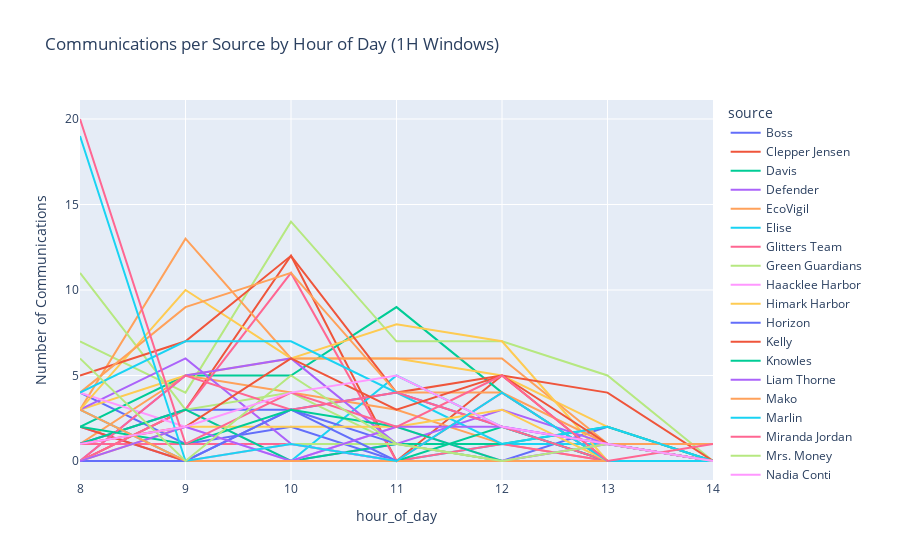

The notebook cell saved with this chart:
### Code cell
df = pd.DataFrame(communications_data)
df['timestamp'] = pd.to_datetime(df['timestamp'])

# Extract the hour of day for each timestamp
df['hour_of_day'] = df['timestamp'].dt.hour

# Group by source and hour of day, then count occurrences
aggregated_df = df.groupby(['source', 'hour_of_day']).size().reset_index(name='count')

# Pivot the DataFrame to have hours as index and sources as columns
pivot_df = aggregated_df.pivot(index='hour_of_day', columns='source', values='count').fillna(0)

# Create a line plot using Plotly Express
fig = px.line(pivot_df, x=pivot_df.index, y=pivot_df.columns,
                labels={'x': 'Hour of Day', 'value': 'Number of Communications'},
                title='Communications per Source by Hour of Day (1H Windows)')

# Update the layout for better readability
fig.update_layout(
    xaxis=dict(showgrid=True, gridwidth=1),
    yaxis=dict(showgrid=True, gridwidth=1),
    font=dict(size=12)
)

# Display the plot
fig.show()

### Figure 1 — Plotly figure (JSON) as saved in the notebook; plotly's stock layout.template omitted (floating-point values rounded to 4 significant figures)
{"data": [{"hovertemplate": "source=Boss<br>hour_of_day=%{x}<br>Number of Communications=%{y}<extra></extra>", "legendgroup": "Boss", "line": {"color": "#636efa", "dash": "solid"}, "marker": {"symbol": "circle"}, "mode": "lines", "name": "Boss", "orientation": "v", "showlegend": true, "type": "scatter", "x": [8, 9, 10, 11, 12, 13, 14], "xaxis": "x", "y": [4.0, 1.0, 2.0, 0.0, 0.0, 2.0, 0.0], "yaxis": "y"}, {"hovertemplate": "source=Clepper Jensen<br>hour_of_day=%{x}<br>Number of Communications=%{y}<extra></extra>", "legendgroup": "Clepper Jensen", "line": {"color": "#EF553B", "dash": "solid"}, "marker": {"symbol": "circle"}, "mode": "lines", "name": "Clepper Jensen", "orientation": "v", "showlegend": true, "type": "scatter", "x": [8, 9, 10, 11, 12, 13, 14], "xaxis": "x", "y": [0.0, 3.0, 12.0, 0.0, 5.0, 0.0, 0.0], "yaxis": "y"}, {"hovertemplate": "source=Davis<br>hour_of_day=%{x}<br>Number of Communications=%{y}<extra></extra>", "legendgroup": "Davis", "line": {"color": "#00cc96", "dash": "solid"}, "marker": {"symbol": "circle"}, "mode": "lines", "name": "Davis", "orientation": "v", "showlegend": true, "type": "scatter", "x": [8, 9, 10, 11, 12, 13, 14], "xaxis": "x", "y": [2.0, 5.0, 5.0, 9.0, 4.0, 0.0, 0.0], "yaxis": "y"}, {"hovertemplate": "source=Defender<br>hour_of_day=%{x}<br>Number of Communications=%{y}<extra></extra>", "legendgroup": "Defender", "line": {"color": "#ab63fa", "dash": "solid"}, "marker": {"symbol": "circle"}, "mode": "lines", "name": "Defender", "orientation": "v", "showlegend": true, "type": "scatter", "x": [8, 9, 10, 11, 12, 13, 14], "xaxis": "x", "y": [2.0, 0.0, 0.0, 1.0, 1.0, 1.0, 0.0], "yaxis": "y"}, {"hovertemplate": "source=EcoVigil<br>hour_of_day=%{x}<br>Number of Communications=%{y}<extra></extra>", "legendgroup": "EcoVigil", "line": {"color": "#FFA15A", "dash": "solid"}, "marker": {"symbol": "circle"}, "mode": "lines", "name": "EcoVigil", "orientation": "v", "showlegend": true, "type": "scatter", "x": [8, 9, 10, 11, 12, 13, 14], "xaxis": "x", "y": [1.0, 5.0, 4.0, 3.0, 1.0, 0.0, 0.0], "yaxis": "y"}, {"hovertemplate": "source=Elise<br>hour_of_day=%{x}<br>Number of Communications=%{y}<extra></extra>", "legendgroup": "Elise", "line": {"color": "#19d3f3", "dash": "solid"}, "marker": {"symbol": "circle"}, "mode": "lines", "name": "Elise", "orientation": "v", "showlegend": true, "type": "scatter", "x": [8, 9, 10, 11, 12, 13, 14], "xaxis": "x", "y": [3.0, 0.0, 0.0, 0.0, 1.0, 1.0, 0.0], "yaxis": "y"}, {"hovertemplate": "source=Glitters Team<br>hour_of_day=%{x}<br>Number of Communications=%{y}<extra></extra>", "legendgroup": "Glitters Team", "line": {"color": "#FF6692", "dash": "solid"}, "marker": {"symbol": "circle"}, "mode": "lines", "name": "Glitters Team", "orientation": "v", "showlegend": true, "type": "scatter", "x": [8, 9, 10, 11, 12, 13, 14], "xaxis": "x", "y": [1.0, 1.0, 1.0, 0.0, 1.0, 0.0, 0.0], "yaxis": "y"}, {"hovertemplate": "source=Green Guardians<br>hour_of_day=%{x}<br>Number of Communications=%{y}<extra></extra>", "legendgroup": "Green Guardians", "line": {"color": "#B6E880", "dash": "solid"}, "marker": {"symbol": "circle"}, "mode": "lines", "name": "Green Guardians", "orientation": "v", "showlegend": true, "type": "scatter", "x": [8, 9, 10, 11, 12, 13, 14], "xaxis": "x", "y": [7.0, 4.0, 14.0, 7.0, 7.0, 5.0, 0.0], "yaxis": "y"}, {"hovertemplate": "source=Haacklee Harbor<br>hour_of_day=%{x}<br>Number of Communications=%{y}<extra></extra>", "legendgroup": "Haacklee Harbor", "line": {"color": "#FF97FF", "dash": "solid"}, "marker": {"symbol": "circle"}, "mode": "lines", "name": "Haacklee Harbor", "orientation": "v", "showlegend": true, "type": "scatter", "x": [8, 9, 10, 11, 12, 13, 14], "xaxis": "x", "y": [1.0, 3.0, 0.0, 2.0, 0.0, 1.0, 0.0], "yaxis": "y"}, {"hovertemplate": "source=Himark Harbor<br>hour_of_day=%{x}<br>Number of Communications=%{y}<extra></extra>", "legendgroup": "Himark Harbor", "line": {"color": "#FECB52", "dash": "solid"}, "marker": {"symbol": "circle"}, "mode": "lines", "name": "Himark Harbor", "orientation": "v", "showlegend": true, "type": "scatter", "x": [8, 9, 10, 11, 12, 13, 14], "xaxis": "x", "y": [3.0, 5.0, 6.0, 6.0, 5.0, 2.0, 0.0], "yaxis": "y"}, {"hovertemplate": "source=Horizon<br>hour_of_day=%{x}<br>Number of Communications=%{y}<extra></extra>", "legendgroup": "Horizon", "line": {"color": "#636efa", "dash": "solid"}, "marker": {"symbol": "circle"}, "mode": "lines", "name": "Horizon", "orientation": "v", "showlegend": true, "type": "scatter", "x": [8, 9, 10, 11, 12, 13, 14], "xaxis": "x", "y": [1.0, 3.0, 3.0, 4.0, 2.0, 1.0, 0.0], "yaxis": "y"}, {"hovertemplate": "source=Kelly<br>hour_of_day=%{x}<br>Number of Communications=%{y}<extra></extra>", "legendgroup": "Kelly", "line": {"color": "#EF553B", "dash": "solid"}, "marker": {"symbol": "circle"}, "mode": "lines", "name": "Kelly", "orientation": "v", "showlegend": true, "type": "scatter", "x": [8, 9, 10, 11, 12, 13, 14], "xaxis": "x", "y": [2.0, 0.0, 0.0, 0.0, 0.0, 0.0, 0.0], "yaxis": "y"}, {"hovertemplate": "source=Knowles<br>hour_of_day=%{x}<br>Number of Communications=%{y}<extra></extra>", "legendgroup": "Knowles", "line": {"color": "#00cc96", "dash": "solid"}, "marker": {"symbol": "circle"}, "mode": "lines", "name": "Knowles", "orientation": "v", "showlegend": true, "type": "scatter", "x": [8, 9, 10, 11, 12, 13, 14], "xaxis": "x", "y": [0.0, 0.0, 0.0, 1.0, 1.0, 2.0, 0.0], "yaxis": "y"}, {"hovertemplate": "source=Liam Thorne<br>hour_of_day=%{x}<br>Number of Communications=%{y}<extra></extra>", "legendgroup": "Liam Thorne", "line": {"color": "#ab63fa", "dash": "solid"}, "marker": {"symbol": "circle"}, "mode": "lines", "name": "Liam Thorne", "orientation": "v", "showlegend": true, "type": "scatter", "x": [8, 9, 10, 11, 12, 13, 14], "xaxis": "x", "y": [3.0, 6.0, 1.0, 0.0, 0.0, 1.0, 0.0], "yaxis": "y"}, {"hovertemplate": "source=Mako<br>hour_of_day=%{x}<br>Number of Communications=%{y}<extra></extra>", "legendgroup": "Mako", "line": {"color": "#FFA15A", "dash": "solid"}, "marker": {"symbol": "circle"}, "mode": "lines", "name": "Mako", "orientation": "v", "showlegend": true, "type": "scatter", "x": [8, 9, 10, 11, 12, 13, 14], "xaxis": "x", "y": [3.0, 13.0, 6.0, 6.0, 6.0, 1.0, 0.0], "yaxis": "y"}, {"hovertemplate": "source=Marlin<br>hour_of_day=%{x}<br>Number of Communications=%{y}<extra></extra>", "legendgroup": "Marlin", "line": {"color": "#19d3f3", "dash": "solid"}, "marker": {"symbol": "circle"}, "mode": "lines", "name": "Marlin", "orientation": "v", "showlegend": true, "type": "scatter", "x": [8, 9, 10, 11, 12, 13, 14], "xaxis": "x", "y": [0.0, 0.0, 0.0, 5.0, 2.0, 0.0, 0.0], "yaxis": "y"}, {"hovertemplate": "source=Miranda Jordan<br>hour_of_day=%{x}<br>Number of Communications=%{y}<extra></extra>", "legendgroup": "Miranda Jordan", "line": {"color": "#FF6692", "dash": "solid"}, "marker": {"symbol": "circle"}, "mode": "lines", "name": "Miranda Jordan", "orientation": "v", "showlegend": true, "type": "scatter", "x": [8, 9, 10, 11, 12, 13, 14], "xaxis": "x", "y": [0.0, 3.0, 11.0, 0.0, 4.0, 0.0, 0.0], "yaxis": "y"}, {"hovertemplate": "source=Mrs. Money<br>hour_of_day=%{x}<br>Number of Communications=%{y}<extra></extra>", "legendgroup": "Mrs. Money", "line": {"color": "#B6E880", "dash": "solid"}, "marker": {"symbol": "circle"}, "mode": "lines", "name": "Mrs. Money", "orientation": "v", "showlegend": true, "type": "scatter", "x": [8, 9, 10, 11, 12, 13, 14], "xaxis": "x", "y": [11.0, 3.0, 4.0, 1.0, 0.0, 0.0, 0.0], "yaxis": "y"}, {"hovertemplate": "source=Nadia Conti<br>hour_of_day=%{x}<br>Number of Communications=%{y}<extra></extra>", "legendgroup": "Nadia Conti", "line": {"color": "#FF97FF", "dash": "solid"}, "marker": {"symbol": "circle"}, "mode": "lines", "name": "Nadia Conti", "orientation": "v", "showlegend": true, "type": "scatter", "x": [8, 9, 10, 11, 12, 13, 14], "xaxis": "x", "y": [4.0, 2.0, 0.0, 2.0, 0.0, 0.0, 0.0], "yaxis": "y"}, {"hovertemplate": "source=Neptune<br>hour_of_day=%{x}<br>Number of Communications=%{y}<extra></extra>", "legendgroup": "Neptune", "line": {"color": "#FECB52", "dash": "solid"}, "marker": {"symbol": "circle"}, "mode": "lines", "name": "Neptune", "orientation": "v", "showlegend": true, "type": "scatter", "x": [8, 9, 10, 11, 12, 13, 14], "xaxis": "x", "y": [3.0, 10.0, 6.0, 8.0, 7.0, 0.0, 0.0], "yaxis": "y"}, {"hovertemplate": "source=Northern Light<br>hour_of_day=%{x}<br>Number of Communications=%{y}<extra></extra>", "legendgroup": "Northern Light", "line": {"color": "#636efa", "dash": "solid"}, "marker": {"symbol": "circle"}, "mode": "lines", "name": "Northern Light", "orientation": "v", "showlegend": true, "type": "scatter", "x": [8, 9, 10, 11, 12, 13, 14], "xaxis": "x", "y": [0.0, 0.0, 3.0, 1.0, 0.0, 0.0, 0.0], "yaxis": "y"}, {"hovertemplate": "source=Oceanus City Council<br>hour_of_day=%{x}<br>Number of Communications=%{y}<extra></extra>", "legendgroup": "Oceanus City Council", "line": {"color": "#EF553B", "dash": "solid"}, "marker": {"symbol": "circle"}, "mode": "lines", "name": "Oceanus City Council", "orientation": "v", "showlegend": true, "type": "scatter", "x": [8, 9, 10, 11, 12, 13, 14], "xaxis": "x", "y": [5.0, 7.0, 12.0, 4.0, 5.0, 4.0, 0.0], "yaxis": "y"}, {"hovertemplate": "source=Osprey<br>hour_of_day=%{x}<br>Number of Communications=%{y}<extra></extra>", "legendgroup": "Osprey", "line": {"color": "#00cc96", "dash": "solid"}, "marker": {"symbol": "circle"}, "mode": "lines", "name": "Osprey", "orientation": "v", "showlegend": true, "type": "scatter", "x": [8, 9, 10, 11, 12, 13, 14], "xaxis": "x", "y": [1.0, 3.0, 0.0, 0.0, 2.0, 0.0, 0.0], "yaxis": "y"}, {"hovertemplate": "source=Paackland Harbor<br>hour_of_day=%{x}<br>Number of Communications=%{y}<extra></extra>", "legendgroup": "Paackland Harbor", "line": {"color": "#ab63fa", "dash": "solid"}, "marker": {"symbol": "circle"}, "mode": "lines", "name": "Paackland Harbor", "orientation": "v", "showlegend": true, "type": "scatter", "x": [8, 9, 10, 11, 12, 13, 14], "xaxis": "x", "y": [0.0, 5.0, 6.0, 1.0, 3.0, 1.0, 0.0], "yaxis": "y"}, {"hovertemplate": "source=Reef Guardian<br>hour_of_day=%{x}<br>Number of Communications=%{y}<extra></extra>", "legendgroup": "Reef Guardian", "line": {"color": "#FFA15A", "dash": "solid"}, "marker": {"symbol": "circle"}, "mode": "lines", "name": "Reef Guardian", "orientation": "v", "showlegend": true, "type": "scatter", "x": [8, 9, 10, 11, 12, 13, 14], "xaxis": "x", "y": [4.0, 9.0, 11.0, 4.0, 4.0, 1.0, 1.0], "yaxis": "y"}, {"hovertemplate": "source=Remora<br>hour_of_day=%{x}<br>Number of Communications=%{y}<extra></extra>", "legendgroup": "Remora", "line": {"color": "#19d3f3", "dash": "solid"}, "marker": {"symbol": "circle"}, "mode": "lines", "name": "Remora", "orientation": "v", "showlegend": true, "type": "scatter", "x": [8, 9, 10, 11, 12, 13, 14], "xaxis": "x", "y": [4.0, 7.0, 7.0, 4.0, 1.0, 2.0, 0.0], "yaxis": "y"}, {"hovertemplate": "source=Rodriguez<br>hour_of_day=%{x}<br>Number of Communications=%{y}<extra></extra>", "legendgroup": "Rodriguez", "line": {"color": "#FF6692", "dash": "solid"}, "marker": {"symbol": "circle"}, "mode": "lines", "name": "Rodriguez", "orientation": "v", "showlegend": true, "type": "scatter", "x": [8, 9, 10, 11, 12, 13, 14], "xaxis": "x", "y": [0.0, 5.0, 3.0, 4.0, 2.0, 0.0, 0.0], "yaxis": "y"}, {"hovertemplate": "source=Sailor Shifts Team<br>hour_of_day=%{x}<br>Number of Communications=%{y}<extra></extra>", "legendgroup": "Sailor Shifts Team", "line": {"color": "#B6E880", "dash": "solid"}, "marker": {"symbol": "circle"}, "mode": "lines", "name": "Sailor Shifts Team", "orientation": "v", "showlegend": true, "type": "scatter", "x": [8, 9, 10, 11, 12, 13, 14], "xaxis": "x", "y": [0.0, 0.0, 1.0, 1.0, 0.0, 0.0, 0.0], "yaxis": "y"}, {"hovertemplate": "source=Sam<br>hour_of_day=%{x}<br>Number of Communications=%{y}<extra></extra>", "legendgroup": "Sam", "line": {"color": "#FF97FF", "dash": "solid"}, "marker": {"symbol": "circle"}, "mode": "lines", "name": "Sam", "orientation": "v", "showlegend": true, "type": "scatter", "x": [8, 9, 10, 11, 12, 13, 14], "xaxis": "x", "y": [0.0, 0.0, 1.0, 0.0, 0.0, 0.0, 0.0], "yaxis": "y"}, {"hovertemplate": "source=Samantha Blake<br>hour_of_day=%{x}<br>Number of Communications=%{y}<extra></extra>", "legendgroup": "Samantha Blake", "line": {"color": "#FECB52", "dash": "solid"}, "marker": {"symbol": "circle"}, "mode": "lines", "name": "Samantha Blake", "orientation": "v", "showlegend": true, "type": "scatter", "x": [8, 9, 10, 11, 12, 13, 14], "xaxis": "x", "y": [0.0, 2.0, 2.0, 2.0, 3.0, 0.0, 0.0], "yaxis": "y"}, {"hovertemplate": "source=Seawatch<br>hour_of_day=%{x}<br>Number of Communications=%{y}<extra></extra>", "legendgroup": "Seawatch", "line": {"color": "#636efa", "dash": "solid"}, "marker": {"symbol": "circle"}, "mode": "lines", "name": "Seawatch", "orientation": "v", "showlegend": true, "type": "scatter", "x": [8, 9, 10, 11, 12, 13, 14], "xaxis": "x", "y": [0.0, 0.0, 3.0, 0.0, 0.0, 0.0, 0.0], "yaxis": "y"}, {"hovertemplate": "source=Sentinel<br>hour_of_day=%{x}<br>Number of Communications=%{y}<extra></extra>", "legendgroup": "Sentinel", "line": {"color": "#EF553B", "dash": "solid"}, "marker": {"symbol": "circle"}, "mode": "lines", "name": "Sentinel", "orientation": "v", "showlegend": true, "type": "scatter", "x": [8, 9, 10, 11, 12, 13, 14], "xaxis": "x", "y": [1.0, 2.0, 6.0, 3.0, 5.0, 1.0, 0.0], "yaxis": "y"}, {"hovertemplate": "source=Serenity<br>hour_of_day=%{x}<br>Number of Communications=%{y}<extra></extra>", "legendgroup": "Serenity", "line": {"color": "#00cc96", "dash": "solid"}, "marker": {"symbol": "circle"}, "mode": "lines", "name": "Serenity", "orientation": "v", "showlegend": true, "type": "scatter", "x": [8, 9, 10, 11, 12, 13, 14], "xaxis": "x", "y": [2.0, 1.0, 3.0, 2.0, 0.0, 0.0, 0.0], "yaxis": "y"}, {"hovertemplate": "source=Small Fry<br>hour_of_day=%{x}<br>Number of Communications=%{y}<extra></extra>", "legendgroup": "Small Fry", "line": {"color": "#ab63fa", "dash": "solid"}, "marker": {"symbol": "circle"}, "mode": "lines", "name": "Small Fry", "orientation": "v", "showlegend": true, "type": "scatter", "x": [8, 9, 10, 11, 12, 13, 14], "xaxis": "x", "y": [0.0, 2.0, 0.0, 2.0, 2.0, 1.0, 0.0], "yaxis": "y"}, {"hovertemplate": "source=The Accountant<br>hour_of_day=%{x}<br>Number of Communications=%{y}<extra></extra>", "legendgroup": "The Accountant", "line": {"color": "#FFA15A", "dash": "solid"}, "marker": {"symbol": "circle"}, "mode": "lines", "name": "The Accountant", "orientation": "v", "showlegend": true, "type": "scatter", "x": [8, 9, 10, 11, 12, 13, 14], "xaxis": "x", "y": [3.0, 0.0, 0.0, 0.0, 0.0, 0.0, 0.0], "yaxis": "y"}, {"hovertemplate": "source=The Intern<br>hour_of_day=%{x}<br>Number of Communications=%{y}<extra></extra>", "legendgroup": "The Intern", "line": {"color": "#19d3f3", "dash": "solid"}, "marker": {"symbol": "circle"}, "mode": "lines", "name": "The Intern", "orientation": "v", "showlegend": true, "type": "scatter", "x": [8, 9, 10, 11, 12, 13, 14], "xaxis": "x", "y": [19.0, 0.0, 1.0, 0.0, 4.0, 0.0, 0.0], "yaxis": "y"}, {"hovertemplate": "source=The Lookout<br>hour_of_day=%{x}<br>Number of Communications=%{y}<extra></extra>", "legendgroup": "The Lookout", "line": {"color": "#FF6692", "dash": "solid"}, "marker": {"symbol": "circle"}, "mode": "lines", "name": "The Lookout", "orientation": "v", "showlegend": true, "type": "scatter", "x": [8, 9, 10, 11, 12, 13, 14], "xaxis": "x", "y": [20.0, 1.0, 4.0, 2.0, 5.0, 0.0, 1.0], "yaxis": "y"}, {"hovertemplate": "source=The Middleman<br>hour_of_day=%{x}<br>Number of Communications=%{y}<extra></extra>", "legendgroup": "The Middleman", "line": {"color": "#B6E880", "dash": "solid"}, "marker": {"symbol": "circle"}, "mode": "lines", "name": "The Middleman", "orientation": "v", "showlegend": true, "type": "scatter", "x": [8, 9, 10, 11, 12, 13, 14], "xaxis": "x", "y": [6.0, 0.0, 5.0, 1.0, 0.0, 1.0, 0.0], "yaxis": "y"}, {"hovertemplate": "source=V. Miesel Shipping<br>hour_of_day=%{x}<br>Number of Communications=%{y}<extra></extra>", "legendgroup": "V. Miesel Shipping", "line": {"color": "#FF97FF", "dash": "solid"}, "marker": {"symbol": "circle"}, "mode": "lines", "name": "V. Miesel Shipping", "orientation": "v", "showlegend": true, "type": "scatter", "x": [8, 9, 10, 11, 12, 13, 14], "xaxis": "x", "y": [1.0, 2.0, 4.0, 5.0, 2.0, 1.0, 0.0], "yaxis": "y"}], "layout": {"font": {"size": 12}, "legend": {"title": {"text": "source"}, "tracegroupgap": 0}, "title": {"text": "Communications per Source by Hour of Day (1H Windows)"}, "xaxis": {"anchor": "y", "domain": [0, 1], "gridwidth": 1, "showgrid": true, "title": {"text": "hour_of_day"}}, "yaxis": {"anchor": "x", "domain": [0, 1], "gridwidth": 1, "showgrid": true, "title": {"text": "Number of Communications"}}}}
